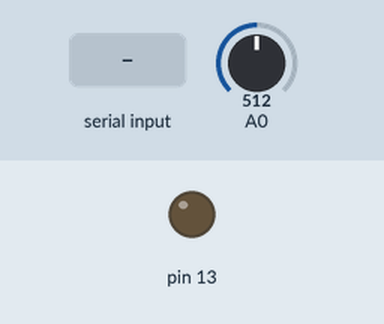
Recording of a sketch running on a simulated Arduino Uno, built with avr-gcc and run on an emulated ATmega328P. On the bench: output pins drawn as LEDs (lit = HIGH). Inputs (shaded band) come from the test bench; at power-on: A0 = 512.

Above: at 1.8 s.
1.9 s: "1" received over the second serial link
At 2.7 s:
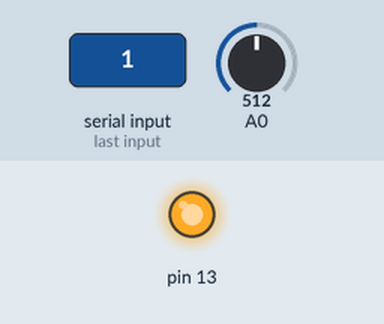
3.5 s: "2" received over the second serial link
At 4.7 s:
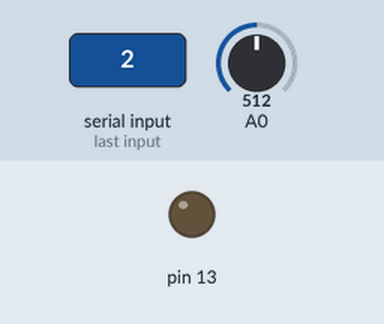
Timing chart, 0 to 6.5 s (numbered marks = the images above; inputs shaded):
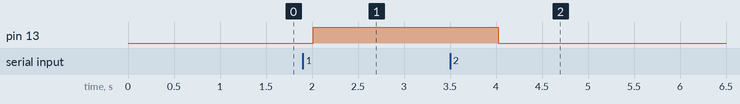

The sketch:

arduino.ino
```cpp
#include <SoftwareSerial.h>

const byte rxPin = 2;//
const byte txPin = 3;
SoftwareSerial mySerial (rxPin, txPin);
void setup() {
  Serial.begin(9600);//
  mySerial.begin(9600);//
  pinMode(13,OUTPUT);

}

void loop() {
  if(mySerial.available())
  {
    char a=mySerial.read();
    if(a=='1')
    {
      digitalWrite(13,1);
      }
      else if(a=='2')
      {
        digitalWrite(13,0);
        }

        }
        mySerial.println(analogRead(0));
        delay(1000);
}
```

Measured:
- after the input at 1.9 s, pin 13: LOW → HIGH after 0.11 s
- after the input at 3.5 s, pin 13: HIGH → LOW after 0.52 s
